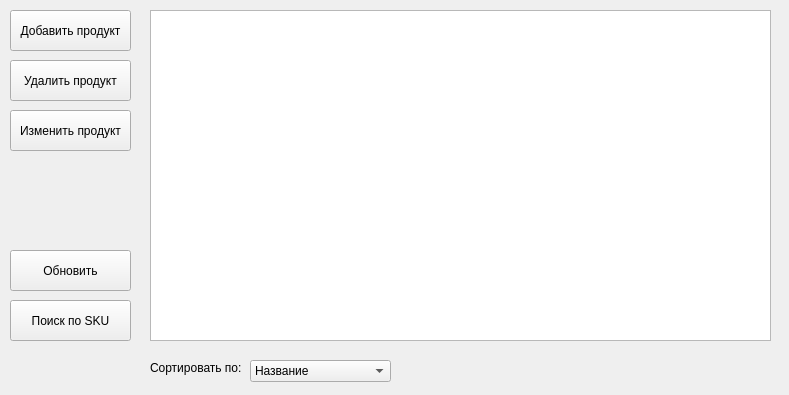
<?xml version="1.0" encoding="UTF-8"?>
<ui version="4.0">
 <class>ProductMenu</class>
 <widget class="QMainWindow" name="ProductMenu">
  <property name="geometry">
   <rect>
    <x>0</x>
    <y>0</y>
    <width>789</width>
    <height>395</height>
   </rect>
  </property>
  <property name="windowTitle">
   <string>Редактор продуктов</string>
  </property>
  <widget class="QWidget" name="centralwidget">
   <widget class="QPushButton" name="add_new_product_button">
    <property name="geometry">
     <rect>
      <x>10</x>
      <y>10</y>
      <width>121</width>
      <height>41</height>
     </rect>
    </property>
    <property name="styleSheet">
     <string notr="true">font: 10pt &quot;Segoe UI&quot;;</string>
    </property>
    <property name="text">
     <string>Добавить продукт</string>
    </property>
   </widget>
   <widget class="QPushButton" name="remove_product_button">
    <property name="geometry">
     <rect>
      <x>10</x>
      <y>60</y>
      <width>121</width>
      <height>41</height>
     </rect>
    </property>
    <property name="styleSheet">
     <string notr="true">font: 10pt &quot;Segoe UI&quot;;</string>
    </property>
    <property name="text">
     <string>Удалить продукт</string>
    </property>
   </widget>
   <widget class="QPushButton" name="edit_product_button">
    <property name="geometry">
     <rect>
      <x>10</x>
      <y>110</y>
      <width>121</width>
      <height>41</height>
     </rect>
    </property>
    <property name="styleSheet">
     <string notr="true">font: 10pt &quot;Segoe UI&quot;;</string>
    </property>
    <property name="text">
     <string>Изменить продукт</string>
    </property>
   </widget>
   <widget class="QTableWidget" name="products_table_widget">
    <property name="geometry">
     <rect>
      <x>150</x>
      <y>10</y>
      <width>621</width>
      <height>331</height>
     </rect>
    </property>
   </widget>
   <widget class="QPushButton" name="search_by_name_button">
    <property name="geometry">
     <rect>
      <x>10</x>
      <y>300</y>
      <width>121</width>
      <height>41</height>
     </rect>
    </property>
    <property name="styleSheet">
     <string notr="true">font: 10pt &quot;Segoe UI&quot;;</string>
    </property>
    <property name="text">
     <string>Поиск по SKU</string>
    </property>
   </widget>
   <widget class="QComboBox" name="sort_combo_box">
    <property name="geometry">
     <rect>
      <x>250</x>
      <y>360</y>
      <width>141</width>
      <height>22</height>
     </rect>
    </property>
    <item>
     <property name="text">
      <string>Название</string>
     </property>
    </item>
    <item>
     <property name="text">
      <string>Номер товара</string>
     </property>
    </item>
    <item>
     <property name="text">
      <string>Название(обратный порядок)</string>
     </property>
    </item>
   </widget>
   <widget class="QLabel" name="label">
    <property name="geometry">
     <rect>
      <x>150</x>
      <y>360</y>
      <width>111</width>
      <height>16</height>
     </rect>
    </property>
    <property name="text">
     <string>Сортировать по:</string>
    </property>
   </widget>
   <widget class="QPushButton" name="refresh_button">
    <property name="geometry">
     <rect>
      <x>10</x>
      <y>250</y>
      <width>121</width>
      <height>41</height>
     </rect>
    </property>
    <property name="styleSheet">
     <string notr="true">font: 10pt &quot;Segoe UI&quot;;</string>
    </property>
    <property name="text">
     <string>Обновить</string>
    </property>
   </widget>
  </widget>
 </widget>
 <resources/>
 <connections/>
</ui>
